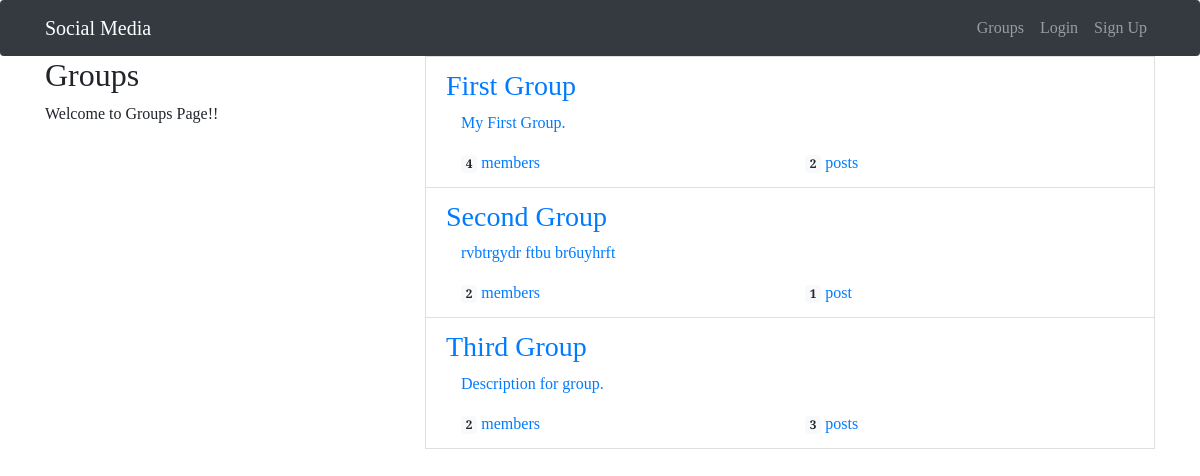
The page /groups/ on the database as committed earlier.
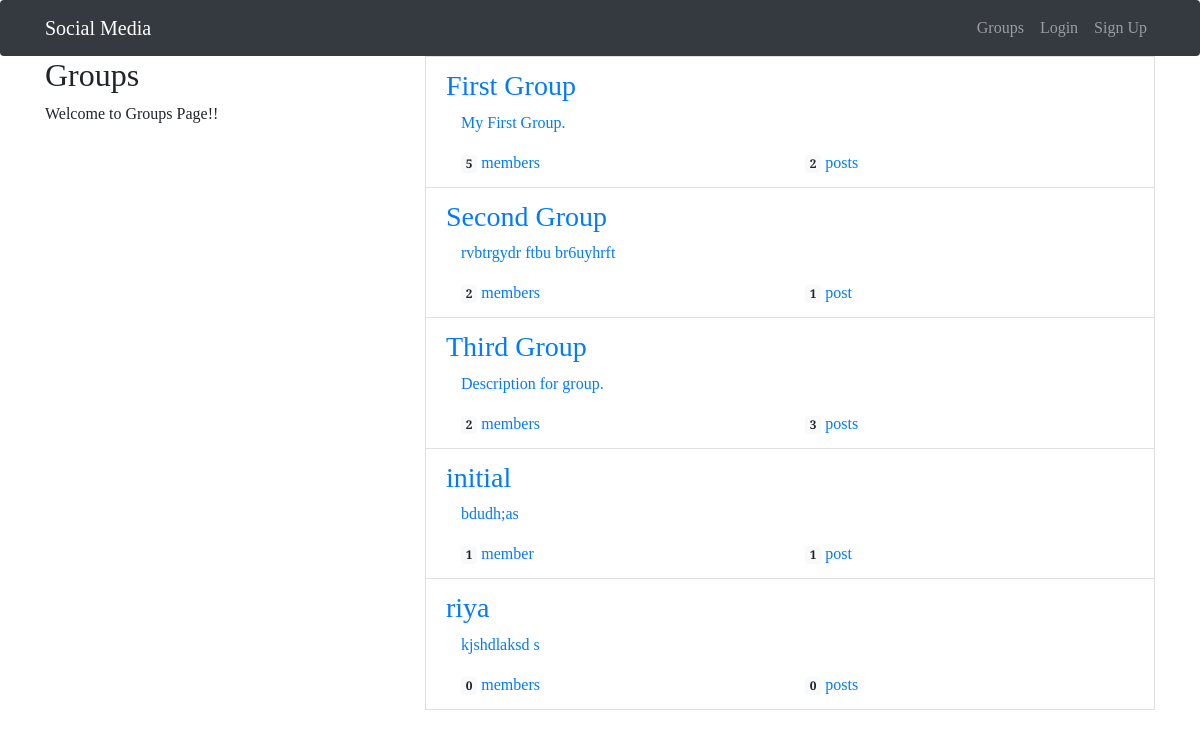
The same page on the database as committed later.
### groups/models.py (models this page shows, shortened)
class Group(models.Model):
    name = models.CharField(max_length=255, unique=True)
    slug = models.SlugField(allow_unicode=True, unique=True)
    discription = models.TextField(blank=True, default='')
    discription_html = models.TextField(editable=False, blank=True, default='')
    members = models.ManyToManyField(User, through='GroupMember')
    class Meta:
        ordering = ['name']

### groups/views.py (the view)
# urls.py: path('', views.ListGroups.as_view(), name='all'),
class ListGroups(ListView):
    model = Group

### groups/templates/groups/group_list.html (shortened to what this page needs)
{% extends 'base.html' %}
{% block content %}
  <div class="row">
    <div class="col-md-4">
      <div>
        <h2>Groups</h2>
        <p>Welcome to Groups Page!!</p>
      </div>
    </div>
    <div class="col-md-8">
      <div>
        {% for group in object_list %}
          <a class="list-group-item" href="{% url 'groups:single' slug=group.slug %}">
            <h3>{{ group.name }}</h3>
            <div class="container-fluid">
              {{ group.discription_html|safe }}
              <div class="row">
                <div class="col-md-6">
                  <span class="badge badge-light">{{ group.members.count }}</span>
                  member{{ group.members.count|pluralize }}
                </div>
                <div class="col-md-6">
                  <span class="badge badge-light">{{ group.posts.count }}</span>
                  post{{ group.posts.count|pluralize }}
                </div>
              </div>
            </div>
          </a>
        {% endfor %}
      </div>
    </div>
  </div>
{% endblock %}

### templates/base.html (shortened to what this page needs)
<!DOCTYPE html>
{% load static %}
<html lang="en" dir="ltr">
  <head>
    <link rel="stylesheet" href="https://cdn.jsdelivr.net/npm/bootstrap@4.6.0/dist/css/bootstrap.min.css">
    <link rel="stylesheet" href="https://cdn.jsdelivr.net/npm/bootstrap-icons@1.5.0/font/bootstrap-icons.css">
    <link rel="stylesheet" href="{% static 'css/master.css' %}">
  </head>
  <body>
    <nav class="navbar navbar-expand-lg navbar-dark bg-dark rounded mynav">
      <div class="container">
        <a class="navbar-brand" href="{% url 'home' %}">Social Media</a>
        <ul class="navbar-nav ml-auto">
          {% if user.is_authenticated %}
            <li class="nav-item">
              <a class="nav-link" href="{% url 'posts:all' %}">Posts</a>
            </li>
            <li class="nav-item">
              <a class="nav-link" href="{% url 'posts:create' %}">Create Post</a>
            </li>
            <li class="nav-item">
              <a class="nav-link" href="{% url 'groups:all' %}">Groups</a>
            </li>
            <li class="nav-item">
              <a class="nav-link" href="{% url 'groups:create' %}">Create Group</a>
            </li>
            <li class="nav-item">
              <a class="nav-link" href="{% url 'accounts:logout' %}">Log Out</a>
            </li>
          {% else %}
            <li class="nav-item">
              <a class="nav-link" href="{% url 'groups:all' %}">Groups</a>
            </li>
            <li class="nav-item">
              <a class="nav-link" href="{% url 'accounts:login' %}">Login</a>
            </li>
            <li class="nav-item">
              <a class="nav-link" href="{% url 'accounts:signup' %}">Sign Up</a>
            </li>
          {% endif %}
        </ul>
      </div>
    </nav>
    <div class="container mycontent">
      {% block content %}
      {% endblock %}
    </div>
  </body>
</html>

### static/css/master.css (style rules this page uses)
body { font-family: 'Playfair Display', serif; }

Rows that differ between the two databases and show on the page:
computed for Group "First Group": members.count "4" → "5"
added Group: name "initial", discription_html "bdudh;as", members.count "1", posts.count "1"
added Group: name "riya", discription_html "kjshdlaksd s", members.count "0", posts.count "0"
